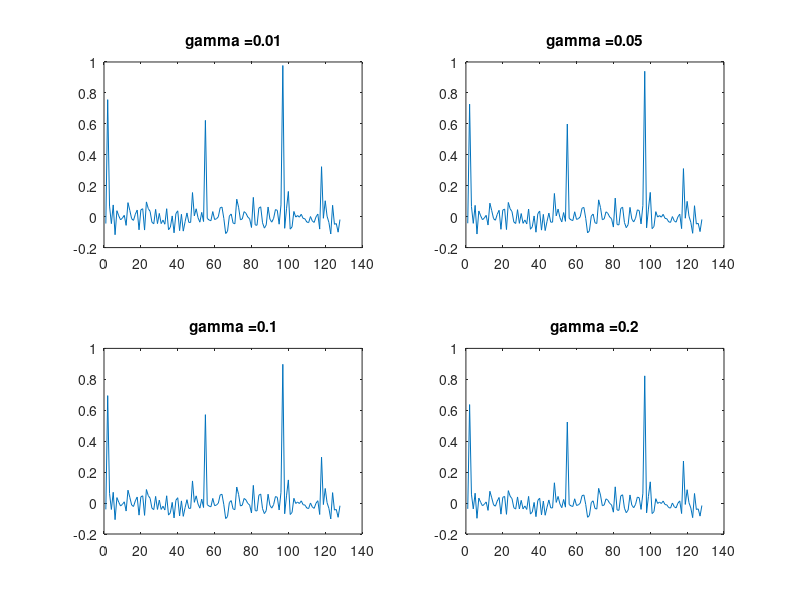

The MATLAB script that drew this image: (Note: this script raises an error after producing the figure.)
%% Michael Lustig CS exercise
%% 1). Sparse signals and Denoising
%% AUTHOR KAYLO LITTLEJOHN

%generate random 1x128 vector with 5 non-zero signals
clear all;
x = [[1:5]/5 zeros(1,128-5)];
x = x(randperm(128));

%add noise
y = x + 0.05*randn(1,128);

%estimate x_hat from y via Tychnovo penalty
gamma = [0.01 0.05 0.1 0.2];
figure("Name","Tychonov");
for i=1:4
    x_hat = (1/(1+gamma(i)))*y;
    subplot(2,2,i);
    plot(x_hat);
    title(strcat("gamma = ",num2str(gamma(i))));
end
sgtitle("Recovery via Tychonov Penalty");

%estimate x_hat from y via minimizing l^1 norm
figure("Name","l1 norm");
for i=1:4
    x_hat = SoftThresh(y,gamma(i));
    subplot(2,2,i);
    plot(x_hat);
    title(strcat("gamma = ",num2str(gamma(i))));
end
sgtitle("Recovery via L1 Norm Penalized Solution");
% RESULT -> L1 norm more sparse than Tychonov

%%
%compute fourier transform of sparse signal
X = fftc(x,2);

figure("Name","random");
subplot(2,2,1);
plot(x);
title("Random Signal x");

subplot(2,2,2);
plot(X);
title("Fourier Transform of x");

%equidistant undersampling
Xu = zeros(1,128);
Xu(1:4:128) = X(1:4:128);
xu = ifftc(Xu,2)*4;
subplot(2,2,3);
plot(abs(xu));
title("x' after Equidistant Undersampling");

%random undersampling
Xr = zeros(1,128);
prm = randperm(128);
Xr(prm(1:32)) = X(prm(1:32));
xr = ifftc(Xr,2)*4;
subplot(2,2,4);
plot(abs(xr))
title("x' after Random Undersampling");
% RESULT -> Random Undersampling results in turning ill-conditioned problem
% into a sparse signal denoising problem
sgtitle("Effects of sampling schema");



%%
%reconstruction from randomly undersampled f domain data 
%uses Projection Over Convex Sets type algorithm

%for at least 300 iterations ("projections")
Y = Xr;
X = Y;
nitr = 300;
error = zeros(1,nitr);
for i=1:nitr
    %compute ifft to get x_hat estimate from F_x_hat
    x_hat = ifftc(X,2);
    %apply Soft Thresh in the signal domain
    xst = SoftThreshComplex(x_hat,gamma(3));
    %compute fft of NEW x_hat xst
    X_curr = fftc(xst,2);
    %enforce data consistency in f domain
    X = X_curr.*(Y==0)+Y;
    %record error
    error(i) = norm(X-X_curr);
end

figure("Name","pocs results");

subplot(2,2,3)
plot(error)
title("Error");
ylabel("Normalized Error");
xlabel("Iterations");

subplot(2,2,2);
plot(abs(ifftc(X,2)));
title("Reconstructed Signal");

subplot(2,2,1);
plot(x);
title("Original Signal");
sgtitle("Reconstruction Results");

%% 2). Sparsity of Medical Images

%perform DWT and iDWT of phantom image
W = Wavelet; %generate wavelet operator
im = phantom(256); %phantom image
im_W = W*im; % get wavelet transform
im_rec = W'*im_W; % compute iDWT

%plot results
figure, subplot(1,3,1), imshow(im,[]), title('phantom image');
subplot(1,3,2), imshow(abs(im_W),[0,1]), title('The Wavelet coefficients');
subplot(1,3,3), imshow(abs(im_rec),[]), title('The reconstructed image');

%%
% load data set
brain = load('brain.mat');
im = brain.im;
im_W = W*im; % get wavelet transform

% plot wavelet coefficients
figure("Name","wavelet coef");
subplot(2,2,1);
imagesc(abs(im));
colormap("gray");
title("Original Image");
subplot(2,2,2);
imshowWAV(im_W);
title("Wavelet Coeffecients");

% threshold largest % of coefficients
faction = 0.05; % percent of coeffecients to threshold
m = sort(abs(im_W(:)),'descend');
ndx = floor(length(m)*faction);
thresh = m(ndx);
im_W_th = im_W .* (abs(im_W)>thresh);
subplot(2,2,3);
imshowWAV(im_W_th);
title("Thresholded Wavelet Coeffecients");
subplot(2,2,4);
imagesc(abs(im) - abs(W'*im_W_th));
title("Difference Image of Reconstruction");
figure("Name","recon");
imagesc(abs(W'*im_W_th));
title("Reconstructed Image");
colormap("gray");

%% 3). Compressed Sensing Reconstruction

%load image into matlab
brain = load('brain.mat');
im = brain.im;
im_W = W*im; % get wavelet transform

%get undersampling patterns
mask_unif = brain.mask_unif;
pdf_unif = brain.pdf_unif;
mask_vardens = brain.mask_vardens;
pdf_vardens = brain.pdf_vardens;

M = fft2c(im); %compute fft of image
Mu = (M.*mask_unif)./pdf_unif; %multiply by mask, divide by PDF
imu = ifft2c(Mu);
Mnu = (M.*mask_vardens)./pdf_vardens;
imnu = ifft2c(Mnu);

%plot results
figure("Name","CS_uni");
subplot(2,2,1);
imagesc(abs(im));
title("Original Image");
subplot(2,2,2);
imagesc(abs(imu));
title("Masked Image");
subplot(2,2,3);
imagesc(abs(im-imu));
title("Difference Image");
colormap("Gray");
sgtitle("Effects of Uniform Random Sampling");

figure("Name","CS_nuni");
subplot(2,2,1);
imagesc(abs(im));
title("Original Image");
subplot(2,2,2);
imagesc(abs(imnu));
title("Masked Image");
subplot(2,2,3);
imagesc(abs(im-imnu));
title("Difference Image");
colormap("Gray");
sgtitle("Effects of Non-Uniform Random Sampling");

%%
%implement POCS algorithm as done in P1.
Y = Mnu;
X = Y;
gam = 0.2;
nitr = 20;
error = zeros(1,nitr);
for i=1:nitr
    %compute ifft to get x_hat estimate from F_x_hat
    x_hat = ifft2c(X);
    %apply dwt
    x_hat_W = W*x_hat;
    %apply Soft Thresh in the signal domain
    xst_W = SoftThreshComplex2D(x_hat_W,gam);
    %apply idwt
    xst = W'*xst_W;
    %compute fft of NEW x_hat xst
    X_curr = fft2c(xst);
    %enforce data consistency in f domain
    X = X_curr.*(Y==0)+Y;
    %record error
    error(i) = norm(X-X_curr);
end

% plot results
figure("Name","pocs results");
subplot(2,2,3)
plot(error)
title("Error");
ylabel("Normalized Error");
xlabel("Iterations");

subplot(2,2,2);
imagesc(abs(ifft2c(X)));
title("Reconstructed Signal");

subplot(2,2,1);
imagesc(abs(im));
title("Original Signal");
colormap("gray");
sgtitle("Reconstruction Results");

%accepts y and gamma, returns x_hat
function x_hat = SoftThresh(y,gamma)
    x_hat = zeros(size(y));
    for i=1:length(y)
        if(y(i)<-gamma)
            x_hat(i)=y(i)+gamma;
        end
        if(y(i)>gamma)
            x_hat(i)=y(i)-gamma;
        end
    end
end

%accepts y and gamma, returns x_hat
function x_hat = SoftThreshComplex(y,gamma)
    x_hat = zeros(size(y));
    for i=1:length(y)
        if(abs(y(i))>gamma)
            x_hat(i)=((abs(y(i))-gamma)/abs(y(i)))*y(i);
        end
    end
end

%accepts y and gamma, returns x_hat
function x_hat = SoftThreshComplex2D(y,gamma)
    x_hat = zeros(size(y));
    [M, N] = size(y);
    for i=1:M
        for j = 1:N
            if(abs(y(i,j))>gamma)
                x_hat(i,j)=((abs(y(i,j))-gamma)/abs(y(i,j)))*y(i,j);
            end
        end
    end
end

function res = fftc(x,dim)
% res = fftc(x,dim)
res = 1/sqrt(size(x,dim))*fftshift(fft(ifftshift(x,dim),[],dim),dim);
end

function res = ifftc(x,dim)
%res = ifftc(x,dim)
res = sqrt(size(x,dim))*fftshift(ifft(ifftshift(x,dim),[],dim),dim);
end

function imshowWAV(w)
	imshow(abs(wavMask(size(w),1).*w),[]);
end

function res = wavMask(imSize,scale)
% function scales the value of each wavelet scale such they display nicely.

sx = imSize(1);
sy = imSize(2);
res = zeros(imSize)+1;
NM = round((log2(imSize)));
for n = 1:min(NM)-scale+1
	res(1:round(2^(NM(1)-n)),1:round(2^(NM(2)-n))) = res(1:round(2^(NM(1)-n)),1:round(2^(NM(2)-n)))/2;
end
end

function res = fft2c(x)

% res = fft2c(x)
% 
% orthonormal forward 2D FFT
%
% (c) Michael Lustig 2005

res = 1/sqrt(length(x(:)))*fftshift(fft2(ifftshift(x)));
end

function res = ifft2c(x)
%
%
% res = ifft2c(x)
% 
% orthonormal centered 2D ifft
%
% (c) Michael Lustig 2005

res = sqrt(length(x(:)))*ifftshift(ifft2(fftshift(x)));
end
